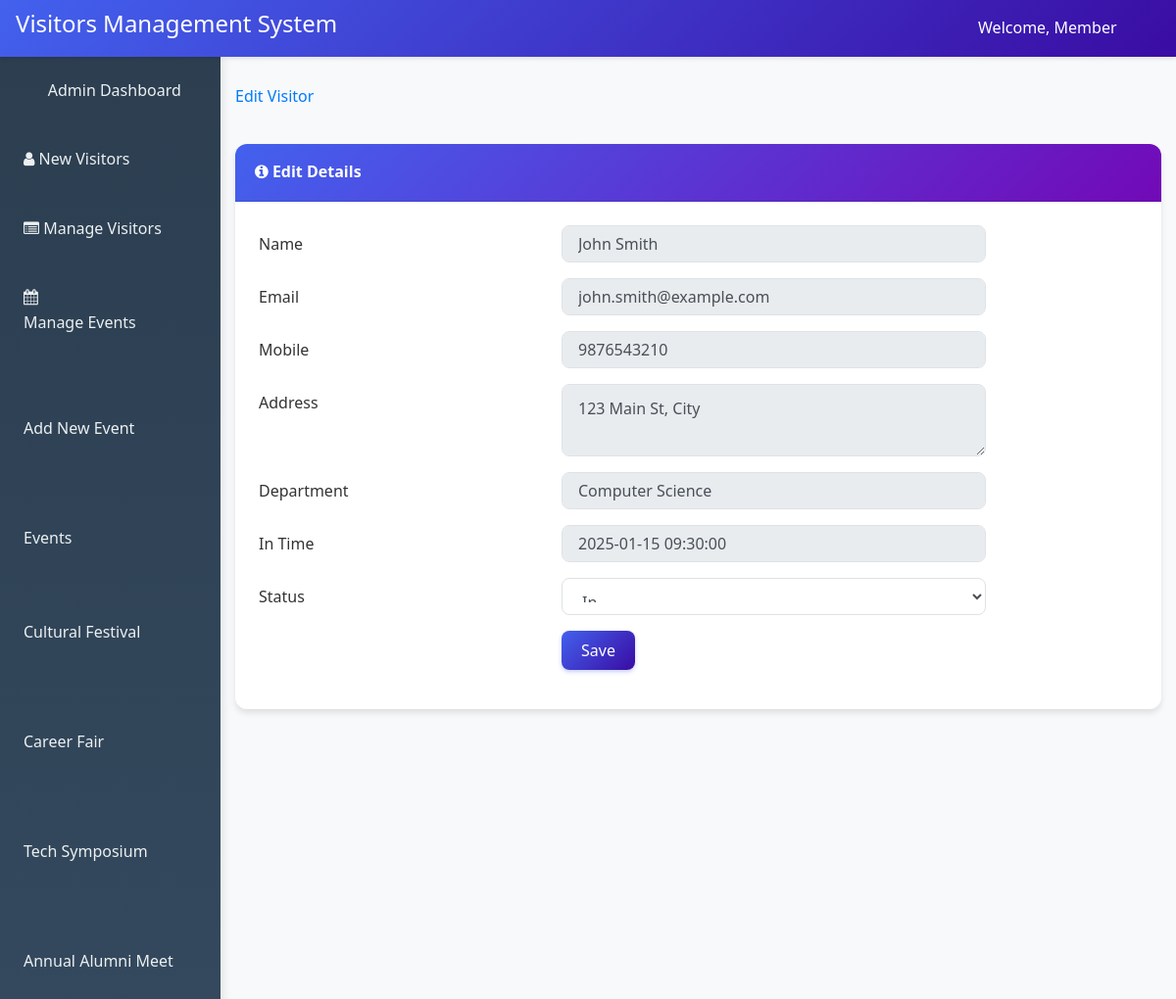
The page /Admin_dashbaord/edit-visitor.php?id=1 (signed in) on the database its author committed.
### tables this page shows
CREATE TABLE IF NOT EXISTS tbl_events (
  event_id INT AUTO_INCREMENT PRIMARY KEY,
  event_name VARCHAR(150) NOT NULL,
  event_date DATE NULL,
  created_at TIMESTAMP DEFAULT CURRENT_TIMESTAMP
);

CREATE TABLE IF NOT EXISTS tbl_visitors (
  id INT AUTO_INCREMENT PRIMARY KEY,
  event_id INT NOT NULL,
  name VARCHAR(120) NOT NULL,
  email VARCHAR(150) NULL,
  mobile VARCHAR(30) NULL,
  address TEXT NULL,
  department VARCHAR(100) NULL,
  gender ENUM('Male', 'Female', 'Other') NULL,
  year_of_graduation YEAR NULL,
  in_time DATETIME NULL,
  out_time DATETIME NULL,
  status TINYINT(1) DEFAULT 1,
  created_at TIMESTAMP DEFAULT CURRENT_TIMESTAMP,
  CONSTRAINT fk_visitors_event FOREIGN KEY (event_id)
    REFERENCES tbl_events(event_id) ON DELETE CASCADE
);

### Admin_dashbaord/edit-visitor.php (the view, shortened to what this page needs)
<?php
include ('connection.php');
$id = $_GET['id'];
$fetch_query = mysqli_query($conn, "SELECT * FROM tbl_visitors WHERE id='$id'");
$row = mysqli_fetch_assoc($fetch_query);
?>
<?php include('include/header.php'); ?>
<div id="wrapper">
<?php include('include/side-bar.php'); ?>
<div id="content-wrapper">
    <div class="container-fluid">
        <ol class="breadcrumb">
            <li class="breadcrumb-item"><a href="#">Edit Visitor</a></li>
        </ol>
        <div class="card mb-3">
            <div class="card-header"><i class="fa fa-info-circle"></i> Edit Details</div>
            <form method="post" class="form-valide">
                <div class="card-body">
                    <div class="form-group row">
                        <label class="col-lg-4 col-form-label">Name</label>
                        <div class="col-lg-6">
                            <input type="text" name="fullname" class="form-control" value="<?php echo $row['name']; ?>" readonly>
                        </div>
                    </div>
                    <div class="form-group row">
                        <label class="col-lg-4 col-form-label">Email</label>
                        <div class="col-lg-6">
                            <input type="email" name="email" class="form-control" value="<?php echo $row['email']; ?>" readonly>
                        </div>
                    </div>
                    <div class="form-group row">
                        <label class="col-lg-4 col-form-label">Mobile</label>
                        <div class="col-lg-6">
                            <input type="text" name="mobile" class="form-control" value="<?php echo $row['mobile']; ?>" readonly>
                        </div>
                    </div>
                    <div class="form-group row">
                        <label class="col-lg-4 col-form-label">Address</label>
                        <div class="col-lg-6">
                            <textarea name="address" class="form-control" readonly><?php echo $row['address']; ?></textarea>
                        </div>
                    </div>
                    <div class="form-group row">
                        <label class="col-lg-4 col-form-label">Department</label>
                        <div class="col-lg-6">
                            <input type="text" name="department" class="form-control" value="<?php echo $row['department']; ?>" readonly>
                        </div>
                    </div>
                    <div class="form-group row">
                        <label class="col-lg-4 col-form-label">In Time</label>
                        <div class="col-lg-6">
                            <input type="text" class="form-control" value="<?php echo $row['in_time']; ?>" readonly>
                        </div>
                    </div>
                    <div class="form-group row">
                        <?php if($row['status']==1){ ?>
                            <label class="col-lg-4 col-form-label">Status</label>
                            <div class="col-lg-6">
                                <select name="status" class="form-control" required>
                                    <option value="1" selected>In</option>
                                </select>
                            </div>
                        <?php } ?>
                    </div>
                    <?php if($row['status']==1){ ?>
                    <div class="form-group row">
                        <div class="col-lg-8 ml-auto">
                            <button type="submit" name="sv-vstr" class="btn btn-primary">Save</button>
                        </div>
                    </div>
                    <?php } ?>
                </div>
            </form>
        </div>
    </div>
</div>
<?php include('include/footer.php'); ?>

### Admin_dashbaord/include/side-bar.php (shortened to what this page needs)
<ul class="sidebar navbar-nav">
  <li class="nav-item active">
    <a class="nav-link" href="admin_dashboard.php">
      <i class="fas fa-fw fa-tachometer-alt"></i>
      <span>Admin Dashboard</span>
    </a>
  </li>
  <li class="nav-item">
    <a class="nav-link" href="new-visitor.php" style="color: white;">
      <i class="fa fa-user"></i>
      <span>New Visitors</span>
    </a>
  </li>
  <li class="nav-item">
    <a class="nav-link" href="manage-visitors.php" style="color: white;">
      <i class="fa fa-list-alt"></i>
      <span>Manage Visitors</span>
    </a>
  </li>
  <?php
    $events_res = mysqli_query($conn, "SELECT event_id, event_name FROM tbl_events ORDER BY event_date DESC");
    $has_events = ($events_res && mysqli_num_rows($events_res) > 0);
    $tree_class = '';
  ?>
  <li class="nav-item has-treeview <?php echo $tree_class; ?>">
    <a href="#" class="nav-link">
      <i class="nav-icon fa fa-calendar-alt"></i>
      <p>
        Manage Events
        <i class="right fas fa-angle-left"></i>
      </p>
    </a>
    <ul class="nav nav-treeview">
      <li class="nav-item">
        <a href="add-event.php" class="nav-link">
          <i class="far fa-circle nav-icon"></i>
          <p>Add New Event</p>
        </a>
      </li>
      <?php
      echo '<li class="nav-item"><a class="nav-link" style="cursor:default;"><i class="far fa-circle nav-icon"></i><p class="mb-0">Events</p></a></li>';
      if ($has_events) {
          while ($ev = mysqli_fetch_assoc($events_res)) {
              $id = (int)$ev['event_id'];
              $name = htmlspecialchars($ev['event_name']);
              echo "<li class='nav-item'>
                      <a class='nav-link' href='view_event.php?event_id={$id}'>
                        <i class='far fa-dot-circle nav-icon'></i>
                        <p>{$name}</p>
                      </a>
                    </li>";
          }
      }
      ?>
    </ul>
  </li>
</ul>

### css/custom_style.css (style rules this page uses)
:root { --primary-color: #4361ee; --secondary-color: #3a0ca3; --accent-color: #7209b7; --success-color: #4cc9f0; --warning-color: #f72585; --light-bg: #f8f9fa; --dark-bg: #212529; --text-dark: #333333; --text-light: #6c757d; --border-color: #dee2e6; --card-shadow: 0 4px 6px rgba(0, 0, 0, 0.1); --hover-shadow: 0 8px 15px rgba(0, 0, 0, 0.15); }
body { font-family: 'Segoe UI', Tahoma, Geneva, Verdana, sans-serif; background-color: var(--light-bg); color: var(--text-dark); line-height: 1.6; }
.sidebar { background: linear-gradient(180deg, #2c3e50, #34495e); box-shadow: 2px 0 10px rgba(0, 0, 0, 0.1); }
.sidebar .nav-item { margin: 0.2rem 0; }
.sidebar .nav-link { color: #ecf0f1 !important; padding: 0.8rem 1rem; border-radius: 0.375rem; transition: all 0.3s ease; margin: 0.2rem 0.5rem; }
.card { border: none; border-radius: 0.75rem; box-shadow: var(--card-shadow); transition: all 0.3s ease; margin-bottom: 1.5rem; }
.card-header { background: linear-gradient(135deg, var(--primary-color), var(--accent-color)); color: white; border-radius: 0.75rem 0.75rem 0 0 !important; padding: 1rem 1.25rem; font-weight: 600; }
.card-body { padding: 1.5rem; }
.btn { border-radius: 0.5rem; font-weight: 500; padding: 0.5rem 1.25rem; transition: all 0.3s ease; border: none; }
.btn-primary { background: linear-gradient(135deg, var(--primary-color), var(--secondary-color)); box-shadow: 0 2px 4px rgba(67, 97, 238, 0.3); }
.form-control { border-radius: 0.5rem; border: 1px solid var(--border-color); padding: 0.75rem 1rem; transition: all 0.3s ease; }
.breadcrumb { background-color: transparent; padding: 0.75rem 0; margin-bottom: 1.5rem; }

### rows shown on the page
tbl_events: event_name "Cultural Festival"
tbl_events: event_name "Career Fair"
tbl_events: event_name "Tech Symposium"
tbl_events: event_name "Annual Alumni Meet"
tbl_visitors: fullname "John Smith", email "john.smith@example.com", mobile "9876543210", address "123 Main St, City", department "Computer Science", in_time "2025-01-15 09:30:00"

### other values the page prints
$name "Member"
